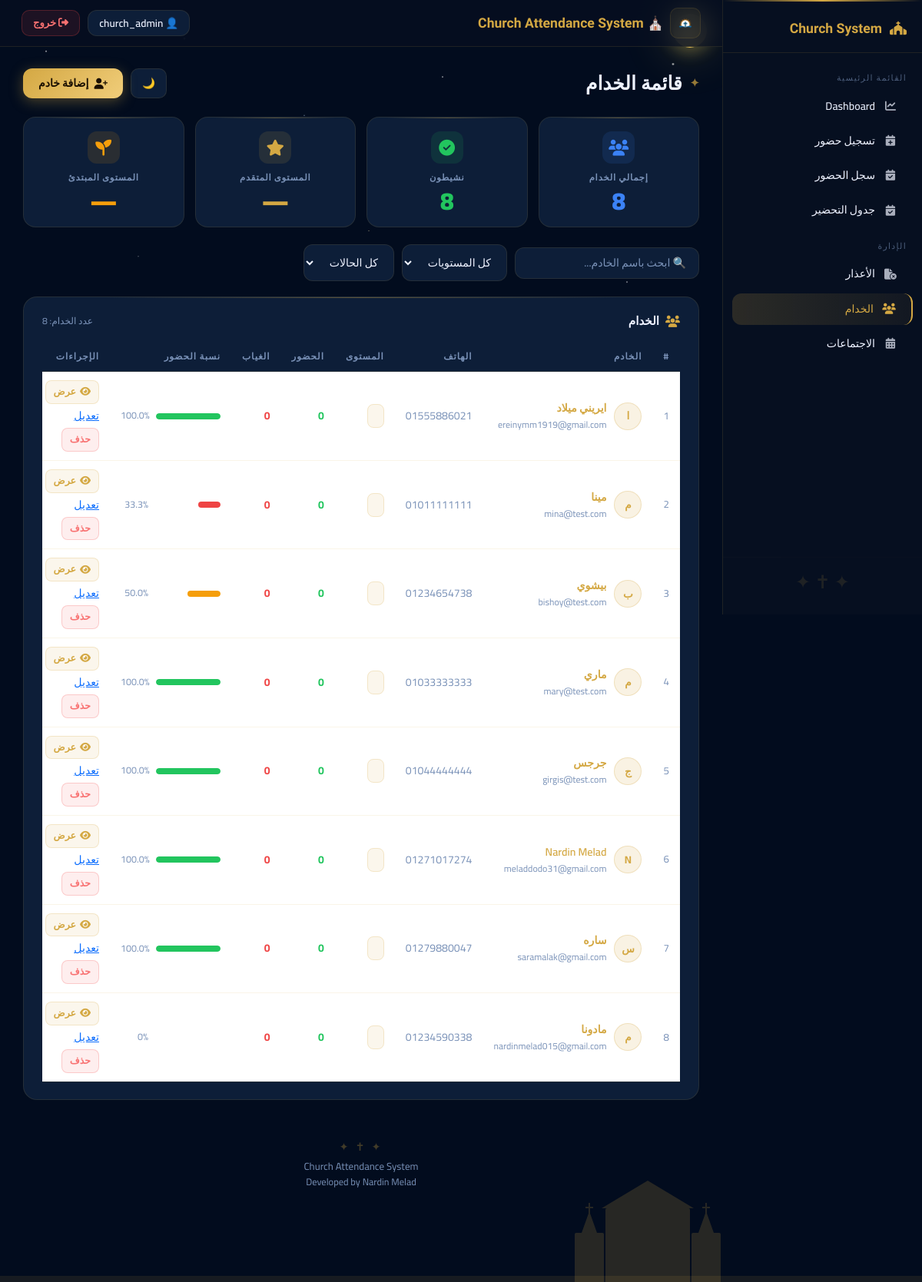
/servants/ (signed in), run on the app's committed database.
### attendance/models.py (models this page shows, shortened)
class Servant(models.Model):
    name = models.CharField(max_length=100)
    phone = models.CharField(max_length=20)
    email = models.EmailField(
    blank=True,
    null=True
)

### attendance/views.py (the view)
@login_required
def servant_list(request):
    servants_data = []
    for servant in Servant.objects.all():
        attendances = Attendance.objects.filter(servant=servant)
        present = attendances.filter(status="present").count()
        absent = attendances.filter(status="absent").count()
        late = attendances.filter(status="late").count()
        total = present + absent + late
        if total:
            attendance_rate = round((present / total) * 100, 1)
        else:
            attendance_rate = 0
        servant.attendance_rate = attendance_rate
        servants_data.append(servant)
    return render(
        request,
        "attendance/servants_list.html",
        {
            "servants": servants_data
        }
    )

### attendance/templates/attendance/servants_list.html (shortened to what this page needs)
{% load static %}
<!DOCTYPE html>
<html lang="ar" dir="rtl">
<head>
<link href="https://cdn.jsdelivr.net/npm/bootstrap@5.3.7/dist/css/bootstrap.min.css" rel="stylesheet">
<link href="https://cdnjs.cloudflare.com/ajax/libs/font-awesome/6.7.2/css/all.min.css" rel="stylesheet">
</head>
<body>
<div class="church-strip">
    <div class="cs-tower"><div class="cs-cross"></div><div class="cs-steeple"></div><div class="cs-tower-body"></div></div>
    <div class="cs-body"><div class="cs-roof"></div><div class="cs-facade"></div></div>
    <div class="cs-tower"><div class="cs-cross"></div><div class="cs-steeple"></div><div class="cs-tower-body"></div></div>
</div>
<div class="cs-ground"></div>
<div class="sidebar">
    <div class="brand"><i class="fa fa-church"></i> Church System</div>
    <div class="sidebar-section">القائمة الرئيسية</div>
    <a href="/dashboard/"><i class="fa fa-chart-line"></i> Dashboard</a>
    <a href="/attendance/add/"><i class="fa fa-calendar-plus"></i> تسجيل حضور</a>
    <a href="/attendance/list/"><i class="fa fa-calendar-check"></i> سجل الحضور</a>
    <a href="/schedule/add/"><i class="fa fa-calendar-check"></i> جدول التحضير</a>
    <div class="sidebar-section">الإدارة</div>
    <a href="/excuse/list/"><i class="fa fa-file-circle-xmark"></i> الأعذار</a>
    <a href="/servants/" class="active"><i class="fa fa-users"></i> الخدام</a>
    <a href="/meetings/"><i class="fa fa-calendar-days"></i>الاجتماعات</a>
    <div class="sidebar-cross">✦ ✝ ✦</div>
</div>
<div class="top-navbar">
    <div class="brand-nav">
        <img src="{% static 'images/logo.png' %}" class="nav-logo" alt="logo">
        ⛪ Church Attendance System
    </div>
    <div class="nav-right">
        <div class="nav-user">👤 {{ request.user.username }}</div>
        <form action="/logout/" method="post" style="display:inline;">
            <button type="submit" class="btn-logout">
                <i class="fa fa-right-from-bracket"></i> خروج
            </button>
        </form>
    </div>
</div>
<div class="main">
    <div class="page-header">
        <h1 class="page-title">قائمة الخدام</h1>
        <div class="page-actions">
            <button id="themeToggle" class="btn-icon" title="تغيير المظهر">🌙</button>
            <a href="{% url 'add_servant' %}" class="btn-add">
                <i class="fa fa-user-plus"></i> إضافة خادم
            </a>
        </div>
    </div>
    <div class="stats-row">
        <div class="stat-mini">
            <div class="s-icon" style="background:rgba(59,130,246,.12);">
                <i class="fa fa-users" style="color:var(--accent);"></i>
            </div>
            <div class="s-label">إجمالي الخدام</div>
            <div class="s-value" style="color:var(--accent);">{{ servants|length }}</div>
        </div>
        <div class="stat-mini">
            <div class="s-icon" style="background:rgba(34,197,94,.12);">
                <i class="fa fa-circle-check" style="color:#22c55e;"></i>
            </div>
            <div class="s-label">نشيطون</div>
            <div class="s-value" style="color:#22c55e;">
                {{ servants|length }}
            </div>
        </div>
        <div class="stat-mini">
            <div class="s-icon" style="background:rgba(212,168,67,.12);">
                <i class="fa fa-star" style="color:var(--gold);"></i>
            </div>
            <div class="s-label">المستوى المتقدم</div>
            <div class="s-value" style="color:var(--gold);">—</div>
        </div>
        <div class="stat-mini">
            <div class="s-icon" style="background:rgba(245,158,11,.12);">
                <i class="fa fa-seedling" style="color:#f59e0b;"></i>
            </div>
            <div class="s-label">المستوى المبتدئ</div>
            <div class="s-value" style="color:#f59e0b;">—</div>
        </div>
    </div>
    <div class="filter-bar-top">
        <input type="text" id="searchInput" class="search-box" placeholder="🔍 ابحث باسم الخادم...">
        <select id="levelFilter" class="filter-select">
            <option value="all">كل المستويات</option>
        </select>
        <select id="statusFilter" class="filter-select">
            <option value="all">كل الحالات</option>
        </select>
    </div>
    <div class="glass">
        <h4>
            <i class="fa fa-users" style="color:var(--gold);"></i>
            الخدام
            <span style="font-size:.76rem; color:var(--text-muted); font-weight:400; margin-right:auto;">
                عدد الخدام: <span id="visibleCount">{{ servants|length }}</span>
            </span>
        </h4>
        <div style="overflow-x:auto;">
            <table class="table table-hover mb-0" id="servantsTable">
                <thead>
                    <tr>
                        <th>#</th>
                        <th>الخادم</th>
                        <th>الهاتف</th>
                        <th>المستوى</th>
                        <th>الحضور</th>
                        <th>الغياب</th>
                        <th>نسبة الحضور</th>
                        <th>الإجراءات</th>
                    </tr>
                </thead>
                <tbody id="servantsBody">
                    {% for servant in servants %}
                    <tr class="servant-row"
                        data-name="{{ servant.name|lower }}"
                        data-level="{{ servant.level }}"
                        data-status="active">
                        <td style="color:var(--text-muted); font-size:.83rem;">{{ forloop.counter }}</td>
                        <td>
                            <div style="display:flex; align-items:center;">
                                <span class="servant-avatar">{{ servant.name|first|upper }}</span>
                                <div>
                                    <a href="/servant/{{ servant.id }}/" class="servant-link">{{ servant.name }}</a>
                                    {% if servant.email %}
                                    <div style="font-size:.75rem; color:var(--text-muted); margin-top:2px;">{{ servant.email }}</div>
                                    {% endif %}
                                </div>
                            </div>
                        </td>
                        <td style="color:var(--text-muted);">
                            {% if servant.phone %}{{ servant.phone }}{% else %}—{% endif %}
                        </td>
                        <td>
                            <span class="level-badge">{{ servant.level }}</span>
                        </td>
                        <td style="color:#22c55e; font-weight:700;">
                            {{ servant.present_count|default:"0" }}
                        </td>
                        <td style="color:#ef4444; font-weight:700;">
                            {{ servant.absent_count|default:"0" }}
                        </td>
                        <td>
                            <div class="rate-cell">
                                <div class="progress">
                                    <div class="progress-bar"
                                        style="width:{{ servant.attendance_rate|default:0 }}%;
                                        background:{% if servant.attendance_rate >= 80 %}#22c55e{% elif servant.attendance_rate >= 50 %}#f59e0b{% else %}#ef4444{% endif %};">
                                    </div>
                                </div>
                                <span style="font-size:.78rem; min-width:36px; color:var(--text-muted);">
                                    {{ servant.attendance_rate|default:0 }}%
                                </span>
                            </div>
                        </td>
                        <td>
                            <div style="display:flex; gap:5px; flex-wrap:wrap;">
                                <a href="/servant/{{ servant.id }}/" class="btn-icon-sm view">
                                    <i class="fa fa-eye"></i> عرض
                                </a>
                                <a href="{% url 'edit_servant' servant.id %}">
    تعديل
</a>
                                <a href="{% url 'delete_servant' servant.id %}"class="btn-icon-sm del"
                                    onclick="return confirm('هل أنت متأكد من حذف هذا الخادم؟')">
    حذف
</a>
                            </div>
                        </td>
                    </tr>
                    {% endfor %}
                </tbody>
            </table>
        </div>
    </div>
    <footer>
        <span class="footer-cross">✦ ✝ ✦</span>
        Church Attendance System<br>
        <span style="font-size:.78rem;">Developed by Nardin Melad</span>
    </footer>
</div>
</body>
</html>

### data on the page
Servant: name|first "ا", name "ايريني ميلاد", email "ereinymm1919@gmail.com", phone "01555886021", present_count "0", absent_count "0", attendance_rate "100.0"
Servant: name|first "م", name "مينا", email "mina@test.com", phone "01011111111", present_count "0", absent_count "0", attendance_rate "33.3"
Servant: name|first "ب", name "بيشوي", email "bishoy@test.com", phone "01234654738", present_count "0", absent_count "0", attendance_rate "50.0"
Servant: name|first "م", name "ماري", email "mary@test.com", phone "01033333333", present_count "0", absent_count "0", attendance_rate "100.0"
Servant: name|first "ج", name "جرجس", email "girgis@test.com", phone "01044444444", present_count "0", absent_count "0", attendance_rate "100.0"
Servant: name|first "N", name "Nardin Melad", email "meladdodo31@gmail.com", phone "01271017274", present_count "0", absent_count "0", attendance_rate "100.0"
Servant: name|first "س", name "ساره", email "saramalak@gmail.com", phone "01279880047", present_count "0", absent_count "0", attendance_rate "100.0"
Servant: name|first "م", name "مادونا", email "nardinmelad015@gmail.com", phone "01234590338", present_count "0", absent_count "0", attendance_rate "0"

### other printed values
{{ request.user.username }} "church_admin"
{{ servants|length }} "8"
